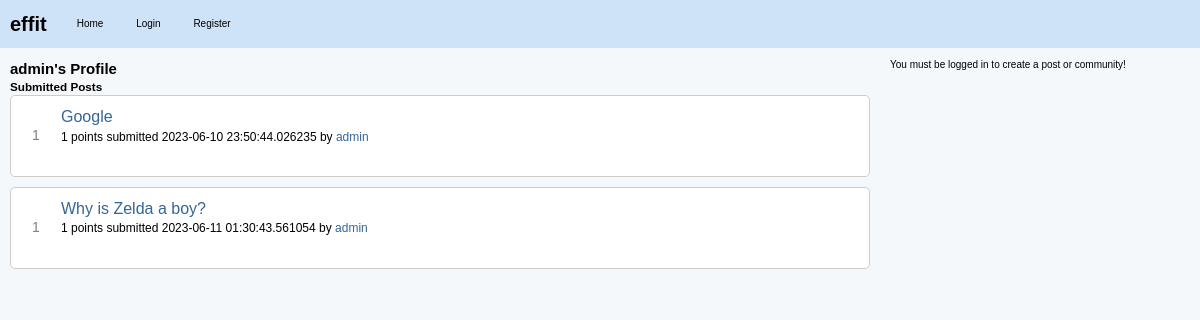
The page /user/admin/posts on the database its author committed.
### effit.py (models this page shows)
class User(db.Model):
    id = db.Column(db.Integer, primary_key=True)
    username = db.Column(db.String(80), unique=True, nullable=False)
    password = db.Column(db.String(120), nullable=False)
    posts = db.relationship("Post", backref="author", lazy=True)
    communities = db.relationship(
        "Community",
        secondary=community_members,
        backref=db.backref("members", lazy="dynamic"),
    )

class Post(db.Model):
    id = db.Column(db.Integer, primary_key=True)
    title = db.Column(db.String(120), nullable=False)
    content = db.Column(db.Text, nullable=False)
    user_id = db.Column(db.Integer, db.ForeignKey("user.id"), nullable=False)
    created_at = db.Column(db.DateTime, default=datetime.utcnow)
    community_id = db.Column(db.Integer, db.ForeignKey("community.id"), nullable=False)
    upvotes = db.Column(db.Integer, default=0)
    downvotes = db.Column(db.Integer, default=0)
    comments = db.relationship("Comment", backref="post", lazy=True)
    slug = db.Column(db.String(120), nullable=False)
    link = db.Column(db.String(500))
    is_link_post = db.Column(db.Boolean, default=False)
    @property
    def score(self):
        return self.upvotes - self.downvotes

### effit.py (the view)
@app.route("/user/<string:username>/posts")
def user_posts(username):
    user = User.query.filter_by(username=username).first_or_404()
    posts = Post.query.filter_by(user_id=user.id).all()
    upvotes = Vote.query.filter_by(user_id=user.id, vote_value=1).all()
    downvotes = Vote.query.filter_by(user_id=user.id, vote_value=-1).all()
    return render_template(
        "user_profile.html",
        posts=posts,
        user=user,
        upvotes=upvotes,
        downvotes=downvotes,
    )

### templates/user_profile.html (shortened to what this page needs)
{% extends "layout.html" %}
{% block content %}
<div class="user-profile">
    <h2>{{ user.username }}'s Profile</h2>
    <div class="user-posts">
        <h3>Submitted Posts</h3>
        {% for post in posts %}
        <div class="post-item" id="post-{{ post.id }}">
            <div class="post">
                <div class="vote">
                    <span class="score">{{ post.score }}</span>
                </div>
                <div class="post-info">
                    <h3><a class="title may-blank loggedin" href="{{ url_for('post', post_id=post.id) }}">{{ post.title }}</a></h3>
                    <p class="tagline">
                        <span>{{ post.score }} points</span>
                        submitted <time datetime="{{ post.created_at.isoformat() }}">{{ post.created_at }}</time>
                        by <a href="{{ url_for('user_posts', username=user.username) }}" class="author may-blank id-t2_d2kpf">{{ user.username }}</a>
                    </p>
                </div>
            </div>
        </div>
        {% endfor %}
    </div>
</div>
{% endblock %}

### static/styles.css (style rules this page uses)
body, ul, ol, li, p, h1, h2, h3, h4, h5, h6, form, fieldset, input, textarea, button { margin: 0; padding: 0; border: 0; }
body { background-color: #f5f8fa; color: #000000; font: normal x-small Arial, sans-serif; font-style: normal; font-variant-caps: normal; font-weight: normal; font-stretch: normal; font-size: x-small; line-height: normal; font-family: verdana, arial, helvetica, sans-serif; font-size-adjust: none; font-kerning: auto; font-optical-sizing: auto; font-variant-alternates: normal; font-variant-east-asian: normal; font-variant-ligatures: normal; font-variant-numeric: normal; font-variant-position: normal; font-language-override: normal; font-feature-settings: normal; font-variation-settings: normal; line-height: 1.4; }
.post, .comment { background-color: #ffffff; margin-bottom: 10px; padding: 10px; border: 1px solid #cccccc; font-size: medium; font-family: Arial,sans-serif; display: flex; align-items: start; border-radius: 5px; }
.post h3, .comment h3 { margin: 0; font-size: 16px; line-height: 1.4; }
.post h3 a, .comment h3 a { color: #336699; text-decoration: none; }
h1, h2, h3, h4, h5, h6 { color: #000000; }
a { color: #336699; text-decoration: none; }
.post .title { font-size: medium; font-weight: normal; margin-bottom: 1px; margin-bottom: 5px; }
.post p { margin-bottom: 10px; font-size: medium; font-family: Segoe,"PT Sans",Arial,sans-serif; }
.post .tagline { font-size: 12px; }
.vote { display: flex; flex-direction: column; align-items: center; justify-content: center; width: 30px; margin-right: 10px; }
.score { font-size: 14px; color: #828282; }

### rows shown on the page
User: username "admin"
Post: score "1", title "Google", created_at "2023-06-10 23:50:44.026235"
Post: score "1", title "Why is Zelda a boy?", created_at "2023-06-11 01:30:43.561054"
